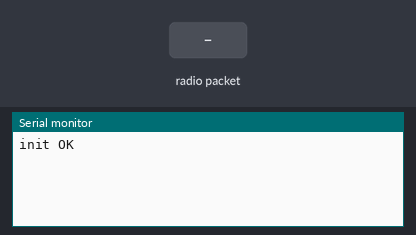
The sketch below on a simulated Arduino Uno, built with avr-gcc and run on an emulated ATmega328P. On the bench: the last lines printed to the serial monitor. The test bench sets the inputs (shaded band). No radio packets arrive unless stated.

Above: at 1.2 s.
1.3 s: radio packet "1" arrives
At 2.0 s:
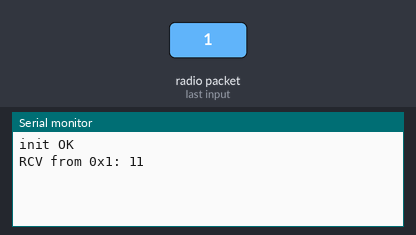
2.8 s: radio packet "0" arrives
At 4.0 s:
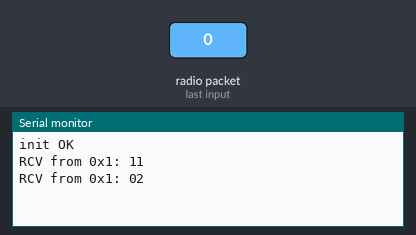
4.3 s: radio packet "2" arrives
At 5.4 s:
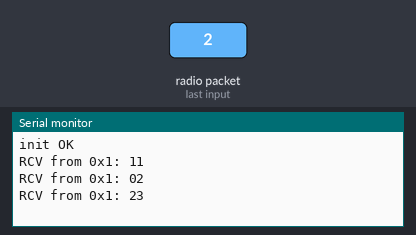

The sketch:

nrf24_s.pde
```cpp
// nrf24_reliable_datagram_server.pde
// -*- mode: C++ -*-
// Example sketch showing how to create a simple addressed, reliable messaging server
// with the RHReliableDatagram class, using the RH_NRF24 driver to control a NRF24 radio.
// It is designed to work with the other example nrf24_reliable_datagram_client
// Tested on Uno with Sparkfun WRL-00691 NRF24L01 module
// Tested on Teensy with Sparkfun WRL-00691 NRF24L01 module
// Tested on Anarduino Mini (http://www.anarduino.com/mini/) with RFM73 module
// Tested on Arduino Mega with Sparkfun WRL-00691 NRF25L01 module

#include <RHReliableDatagram.h>
#include <RH_NRF24.h>
#include <SPI.h>

#define CLIENT_ADDRESS 1
#define SERVER_ADDRESS 2

// Singleton instance of the radio driver
RH_NRF24 driver;
// RH_NRF24 driver(8, 7);   // For RFM73 on Anarduino Mini

// Class to manage message delivery and receipt, using the driver declared above
RHReliableDatagram manager(driver, SERVER_ADDRESS);
unsigned long tcnt = 0;

void setup()
{
  Serial.begin(115200);
  if (!manager.init())
    Serial.println("init failed");
  else
	Serial.println("init OK");
  // Defaults after init are 2.402 GHz (channel 2), 2Mbps, 0dBm
}

// Dont put this on the stack:
uint8_t data[RH_NRF24_MAX_MESSAGE_LEN];
uint8_t buf[RH_NRF24_MAX_MESSAGE_LEN];

void loop()
{
  if (manager.available())
  {
    // Wait for a message addressed to us from the client
    uint8_t len = sizeof(buf);
    uint8_t from;
    if (manager.recvfromAck(buf, &len, &from))
    {
      Serial.print("RCV from 0x");
      Serial.print(from, HEX);
      Serial.print(": ");
      Serial.print((char*)buf);

      // Send a reply back to the originator client
	  sprintf((char *)data,"%s, reply: %lu\0",(char *)buf, ++tcnt);

	  if (!manager.sendtoWait(data, strlen((char *)data), from)){
        Serial.print("N");
	  }
	  else {
		Serial.print(tcnt);
	  }
	  Serial.println();
    }
  }
}
```

Measured:
- after the input at 1.3 s, the serial monitor: prints a new line at once (image 1)
- after the input at 2.8 s, the serial monitor: prints a new line at once (image 2)
- after the input at 4.3 s, the serial monitor: prints a new line at once (image 3)
